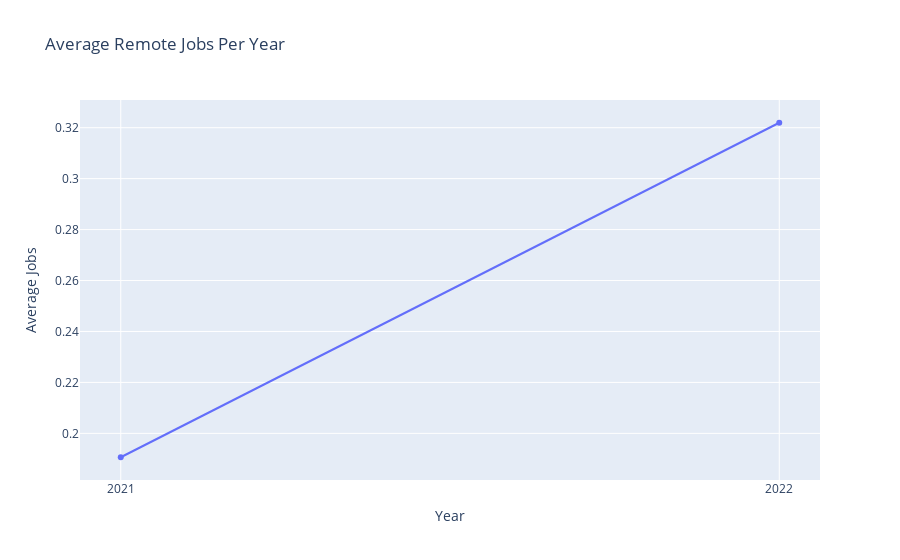

Notebook code cell kept with this figure:
### Code cell
import plotly.express as px

testdf = remote_jobs.query("Remote == 'Yes'")

#testdf

fig = px.line(testdf, x="Year", y="Average Jobs", title='Average Remote Jobs Per Year', markers=True)
fig.show()

### Figure 1 — Plotly figure (JSON) as saved in the notebook; plotly's stock layout.template omitted (floating-point values rounded to 4 significant figures)
{"data": [{"hovertemplate": "Year=%{x}<br>Average Jobs=%{y}<extra></extra>", "legendgroup": "", "line": {"color": "#636efa", "dash": "solid"}, "marker": {"symbol": "circle"}, "mode": "markers+lines", "name": "", "orientation": "v", "showlegend": false, "type": "scatter", "x": ["2021", "2022"], "xaxis": "x", "y": [0.1906, 0.3219], "yaxis": "y"}], "layout": {"legend": {"tracegroupgap": 0}, "title": {"text": "Average Remote Jobs Per Year"}, "xaxis": {"anchor": "y", "domain": [0, 1], "title": {"text": "Year"}}, "yaxis": {"anchor": "x", "domain": [0, 1], "title": {"text": "Average Jobs"}}}}
